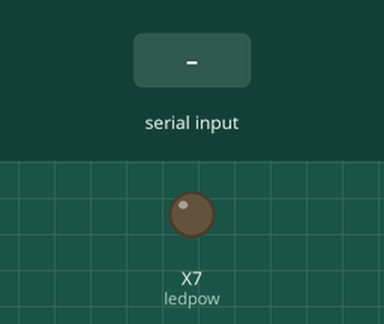
Bench run of a program on a simulated pyboard running MicroPython. Parts: output pins drawn as LEDs (lit = HIGH). The test bench sets the inputs (shaded band). The clock reads 2024-03-15 10:24:30 at power-on unless the program sets it; files the program writes start out absent; what the program prints to the serial console is not drawn.

Above: at 1.2 s.
1.3 s: "1\n" received over the second serial link
At 1.8 s:
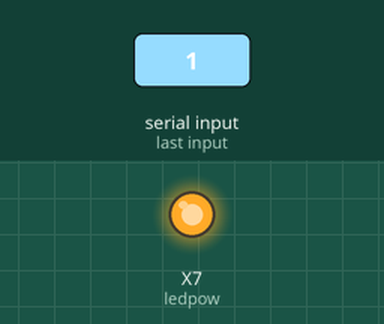
2.8 s: "0\n" received over the second serial link
At 4.0 s:
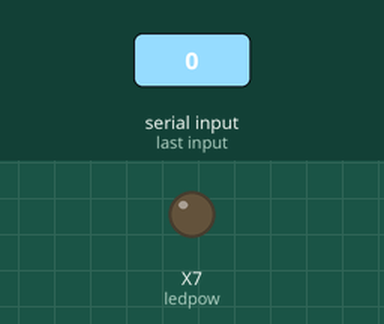
4.3 s: "2\n" received over the second serial link
At 5.3 s:
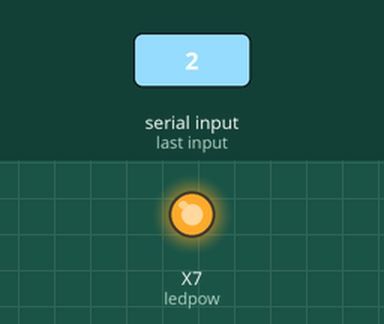
Timing chart, 0 to 7.3 s (numbered marks = the images above; inputs shaded):
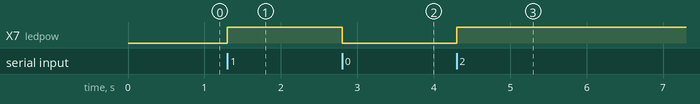

The program:

main.py
```python
from machine import UART,SPI, Pin
import sdcard, uos
import time
import utime
import machine
import os

rtc=machine.RTC()


COLORS = {\
"green":"\u001b[32m",
"yellow":"\u001b[33;1m",
}

uart0 = UART(0, baudrate=115200, tx=Pin(0), rx=Pin(1),rxbuf=8192)
uart1 = UART(1, baudrate=115200, tx=Pin(8), rx=Pin(9),rxbuf=8192)
uart2 = UART(1, baudrate=115200, tx=Pin(4), rx=Pin(5),rxbuf=8192)
uart3 = UART(0, baudrate=115200, tx=Pin(16), rx=Pin(17),rxbuf=8192)

ledpow=Pin(6,Pin.OUT)

spi = SPI(1,sck=Pin(14), mosi=Pin(15), miso=Pin(12))
cs = Pin(13)
sd = sdcard.SDCard(spi, cs)
print(COLORS["green"]+"[LOG SD] SD CARD AVAILABLE : "+str(sd)+"\n",'\033[m')

rxData = bytes()
rxData1= bytes()
rxData2 = bytes()
rxData3 = bytes()

uos.mount(sd, '/sd')
list= os.listdir('/sd')
print(COLORS["green"]+"[LOG SD] LIST OF FOLDERS : "+str(list)+"\n",'\033[m')
number_files = len(list)-1
print(COLORS["green"] +"[LOG SD] SD FOLDER NUMBER : " + str(number_files) +"\n",'\033[m')


folderstop=0
foldnum=1

while (folderstop == 0) :
    foldname="Folder_" + str(foldnum)
    if not str(foldname) in str(uos.listdir('/sd')):
        path = "/sd/"+str(foldname)
        path=f'{path}'
        os.mkdir(path)
        filename= path + "/UART0.txt"
        filename=f'{filename}'
        filename1= path + "/UART1.txt"
        filename1=f'{filename1}'
        filename2= path + "/UART2.txt"
        filename2=f'{filename2}'
        filename3= path + "/UART3.txt"
        filename3=f'{filename3}'
        print(COLORS["yellow"]+"[LOG SD] : Folder created as : "+str(foldname)+"\n",'\033[m')
        folderstop=1
    foldnum +=1


while True:
    timestamp=rtc.datetime()
    timestring="%02d.%02d.%02d"%(timestamp[4],timestamp[5],timestamp[6])

    if uart0.any() > 0:
        print(COLORS["yellow"] + str(uart0.any()),'\033[m' +"\n")
        rxData += uart0.read()
        print(COLORS["yellow"]+"[LOG SD] UART_O read data : ",'\033[m' +"\n")
        #print(COLORS["yellow"] + str(rxData),'\033[m' +"\n")
        print(rxData.decode('utf-8','ignore'))
        #time.sleep_ms(100)
        with open(filename, "a") as file:
                file.write(rxData.decode('utf-8','ignore'))
                file.write("\r\n")
                #time.sleep_ms(100)
                file.flush()
                file.close()
        ledpow.toggle()
        if len(rxData)>1000:
            rxData=bytes()

        if uart0.any() < 0 :
            break

    if uart1.any() > 0:
        print(COLORS["green"] + str(uart1.any()),'\033[m' +"\n")
        rxData1 += uart1.read()
        print(COLORS["green"]+"[LOG SD] UART_1 read data : ",'\033[m' +"\n")
        #print(rxData1.decode('utf-8','ignore'))
        print(COLORS["green"]+rxData1.decode('utf-8','ignore'),'\033[m' +"\n")
        #time.sleep_ms(100)
        with open(filename1, "a") as file1:
                file1.write(rxData1.decode('utf-8','ignore'))
                file1.write("\r\n")
                #time.sleep_ms(100)
                file1.flush()
                file1.close()
        ledpow.toggle()
        if len(rxData1)>1000:
            rxData1=bytes()
        if uart1.any() < 0 :
            break

#     while uart2.any() > 0:
#         #print(COLORS["green"] + str(uart2.any()),'\033[m' +"\n")
#         rxData2 += uart2.read()
#         print(COLORS["yellow"]+"[LOG SD] UART_2 read data : ",'\033[m' +"\n")
#         print(rxData2.decode('utf-8','ignore'))
#
#         with open(filename2, "a") as file:
#                 file.write(rxData2.decode('utf-8','ignore'))
#                 file.write("\r\n")
#                 file.flush()
#                 file.close()
#         if len(rxData2)>3000:
#             rxData2=bytes()
#
#     while uart3.any() > 0:
#         #print(COLORS["green"] + str(uart3.any()),'\033[m' +"\n")
#         rxData3 += uart3.read()
#         print(COLORS["yellow"]+"[LOG SD] UART_3 read data : ",'\033[m' +"\n")
#         print(rxData3.decode('utf-8','ignore'))
#
#         with open(filename3, "a") as file:
#                 file.write(rxData3.decode('utf-8','ignore'))
#                 file.write("\r\n")
#                 file.flush()
#                 file.close()
#         if len(rxData3)>3000:
#             rxData3=bytes()
```

Measured:
- after the input at 1.3 s, X7 (ledpow): LOW → HIGH at once
- after the input at 2.8 s, X7 (ledpow): HIGH → LOW at once
- after the input at 4.3 s, X7 (ledpow): LOW → HIGH at once
